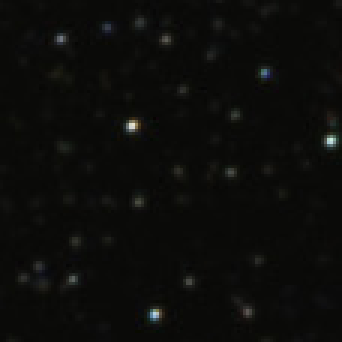
//> input picture images/Small_area.png, 114 x 114 px (shown 3 times larger)
$ ./main images/Small_area.png images/StarMap.png   (built with g++ and OpenCV 4)
//> lines starting //> are read from the running program, lines starting //| are printed output that depends on the picture
#include <iostream>
#include "opencv2/core/core.hpp"
#include "opencv2/highgui/highgui.hpp"
#include "opencv2/imgproc/imgproc.hpp"

using namespace std;
using namespace cv;

Mat Match(Mat source, Mat target) {
	/// Create the result matrix
	Mat result(source.rows, source.cols, CV_32FC1);
	int result_cols =  source.cols;
	int result_rows = source.rows;
	result.create(result_rows, result_cols, CV_32FC1 );

    // Tm Coeff Normed Method
    matchTemplate(source, target, result, 5);
    //normalize( result, result, 0, 1, NORM_MINMAX, -1, Mat() );

    return result;
}

int Draw_Match(Mat image, Mat target_image, Mat result, double threshold = 0.7) {
    double minVal; double maxVal; Point minLoc; Point maxLoc;
	Point matchLoc;

	minMaxLoc( result, &minVal, &maxVal, &minLoc, &maxLoc, Mat() );

	// Get The Best Score
	if (maxVal>threshold){
		matchLoc = maxLoc;
		rectangle( image, Point(matchLoc.x, matchLoc.y), Point( matchLoc.x + target_image.cols , matchLoc.y + target_image.rows), Scalar(0,255,0), 2);
		return 1;
	}
	return 0;
}

// Rotates image and returns rotated image
Mat rotate(Mat& image, double angle) {
	int fix_angle = 90;
	int i_angle = (int) angle;
    Point2f src_center(image.cols/2.0F, image.rows/2.0F);

    Mat rot_matrix = getRotationMatrix2D(src_center, angle, 1.0);

    Mat rotated_img(Size(image.size().height, image.size().width), image.type());
    //Mat1f m(image.rows+(i_angle%fix_angle)*5, image.cols+(i_angle%fix_angle)*5);
    warpAffine(image, rotated_img, rot_matrix, image.size());
    return rotated_img;
}

int main(int argc, char **argv){
	// Checking Arguments
	if (argc < 3) {
		cerr<<"Argument Error! \nTry using like: ./app SourceImage.png SubImage.png"<<endl;
		exit(-1);
	}

	Mat image, target_image, img_display, temp, result;
	double temp_double; Point location; Point temp_location;

    image = imread(argv[1], CV_LOAD_IMAGE_COLOR);
//> image is the input picture: 114 rows x 114 cols, CV_8UC3; mean B, G, R 10.6, 12.6, 12.5
    target_image = imread(argv[2], CV_LOAD_IMAGE_COLOR);
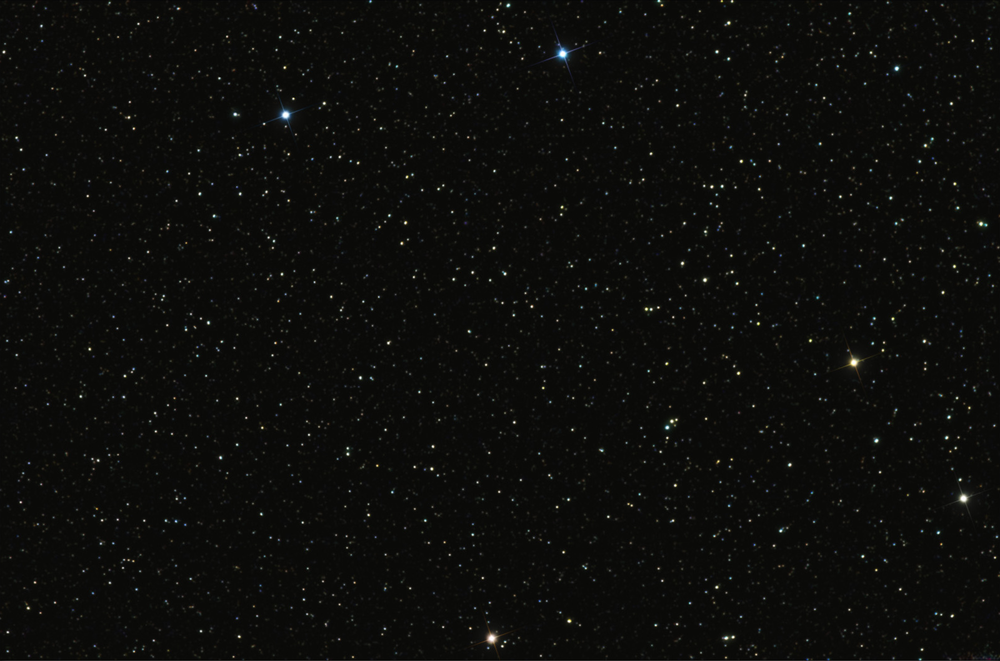
//> input picture images/StarMap.png, 1000 x 661 px, shrunk from 1600 x 1057 before the run
//> target_image is the input picture: 661 rows x 1000 cols, CV_8UC3; mean B, G, R 11, 13.2, 13
	image.copyTo(img_display);
	target_image.copyTo(temp);

	// Try for every 15 angle from 0 to 360
	for (int angle = 0; angle<360; angle+=15){
		temp = rotate(target_image, (double) angle);
		// matches images using Template Mathing
		result = Match(image, temp);

		// if result is bigger then threshold value draws corresponding rectangle in image and returns 1 else 0
		int draw_res = Draw_Match(img_display, temp, result);
		if (draw_res == 1) {
			// Calculating sub image locations
			minMaxLoc( result, &temp_double, &temp_double, &temp_location, &location, Mat() );

			cout<<"Sub Image Found in Big Image"<<endl;
			cout<<"Positons\n"<< "X1:"<<location.x << " Y1:"<<location.y << endl;
			cout<<"X2:"<<location.x+target_image.rows << " Y2:"<<location.y+target_image.cols << endl;
			cout<<"Image Saved as Result.jpg"<<endl;
	    	imwrite("Result.jpg", img_display);
	    	break;
		}
	}
//> this loop made 24 passes
//> (minVal in Draw_Match, maxVal in Draw_Match, minLoc in Draw_Match, maxLoc in Draw_Match) on passes 1 to 12: (-0.042, 0.304, Point(822, 81), Point(673, 10)), (-0.05, 0.314, Point(838, 17), Point(771, 344)), (-0.0486, 0.274, Point(16, 116), Point(661, 506)), (-0.0539, 0.323, Point(145, 57), Point(800, 100)), (-0.0463, 0.284, Point(80, 146), Point(112, 114)), (-0.0459, 0.311, Point(723, 341), Point(78, 192)), (-0.0508, 0.362, Point(723, 264), Point(60, 126)), (-0.0504, 0.355, Point(748, 334), Point(74, 361)), (-0.051, 0.355, Point(750, 240), Point(104, 440)), (-0.0562, 0.334, Point(757, 181), Point(154, 509)), (-0.0595, 0.283, Point(705, 48), Point(186, 6)), (-0.0575, 0.276, Point(836, 46), Point(693, 234))
//> pass 1, in Match, `matchTemplate(source, target, result, 5);`:
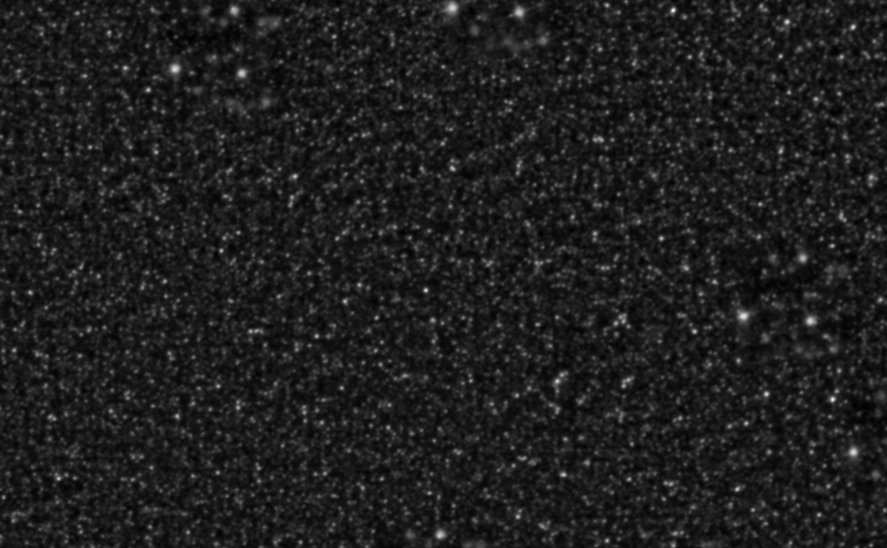
//> result: 548 rows x 887 cols, CV_32FC1; min -0.042, max 0.304, mean 0.000136; drawn with min black and max white
//> pass 2, in rotate (call 2), `warpAffine(image, rotated_img, rot_matrix, image.size());`:
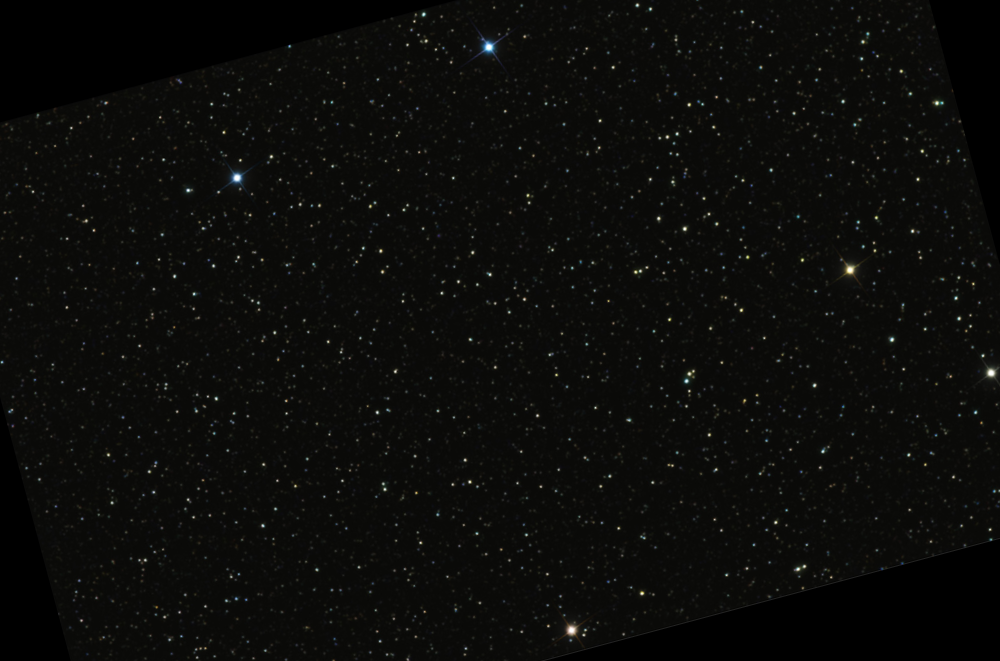
//> rotated_img: 661 rows x 1000 cols, CV_8UC3; mean B, G, R 9.8, 11.7, 11.6
//> pass 2, in Match (call 2), `matchTemplate(source, target, result, 5);`:
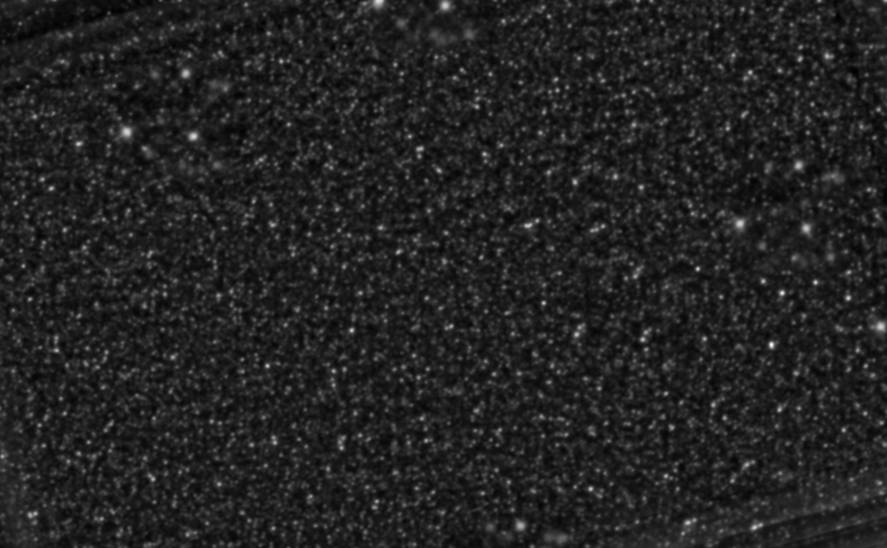
//> result: 548 rows x 887 cols, CV_32FC1; min -0.05, max 0.314, mean 0.000208; drawn with min black and max white
//> pass 3, in rotate (call 3), `warpAffine(image, rotated_img, rot_matrix, image.size());`:
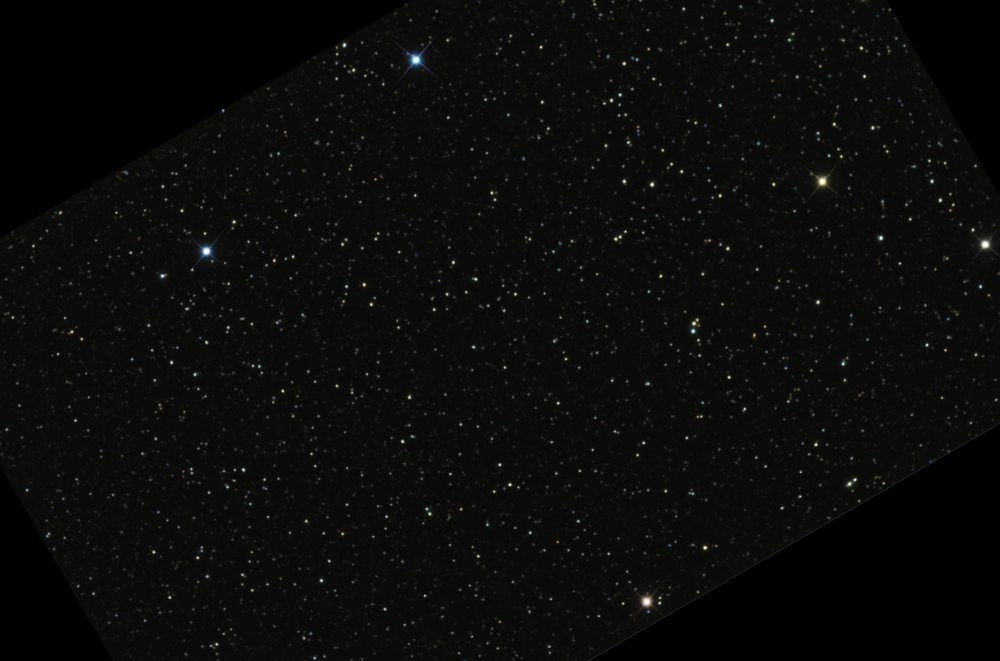
//> rotated_img: 661 rows x 1000 cols, CV_8UC3; mean B, G, R 9, 10.8, 10.7
//> after the loop:
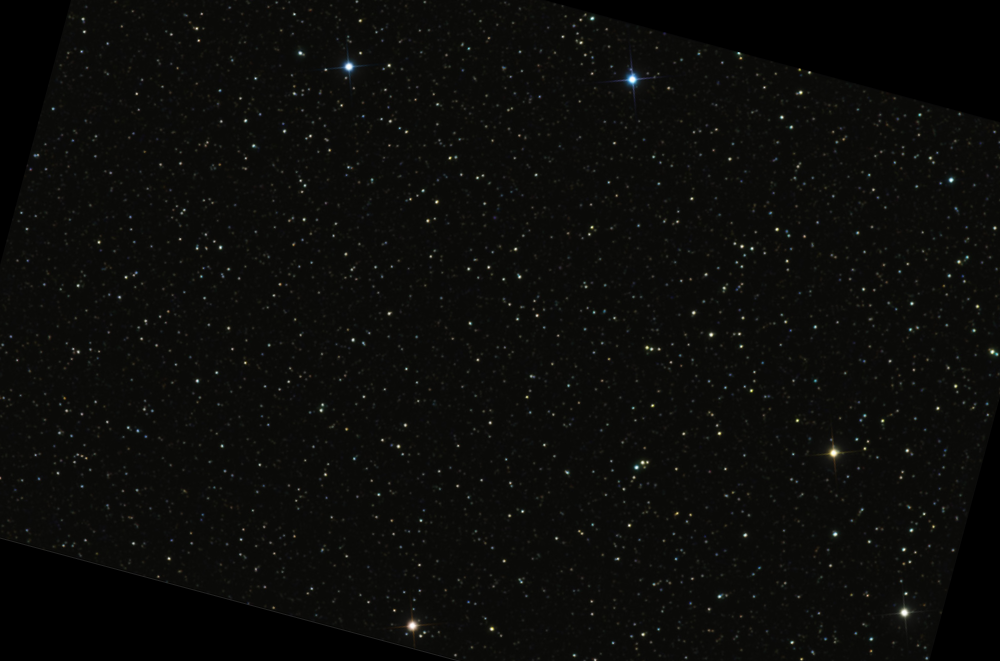
//> temp: 661 rows x 1000 cols, CV_8UC3; mean B, G, R 9.8, 11.7, 11.6
//> after the loop:
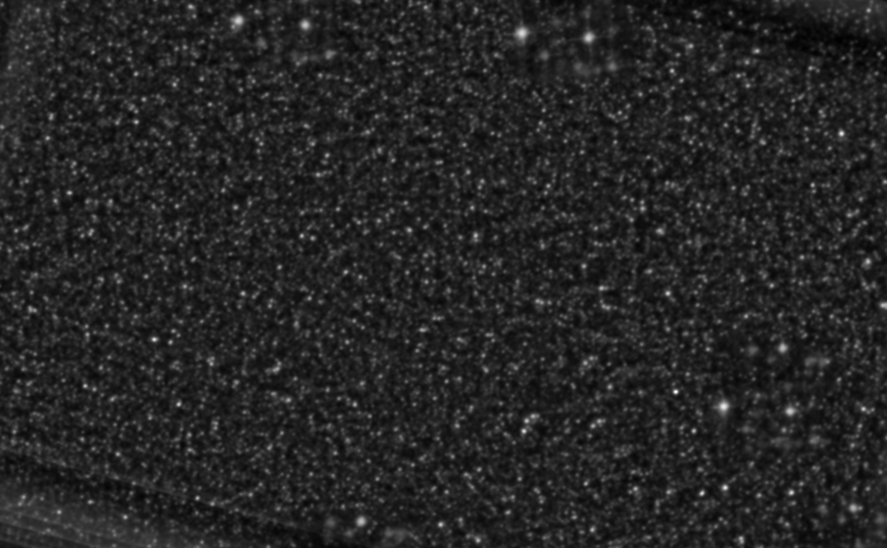
//> result: 548 rows x 887 cols, CV_32FC1; min -0.0538, max 0.313, mean 0.000205; drawn with min black and max white
//> after the loop, temp_double = 0; temp_location = Point(0, 0); location = Point(0, 0)

    return 0;
}
